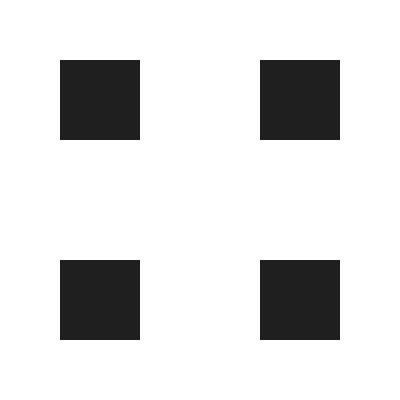
Frame 1 (no input)
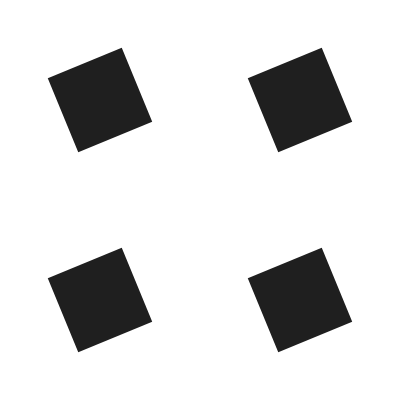
Frame 60 (no input)
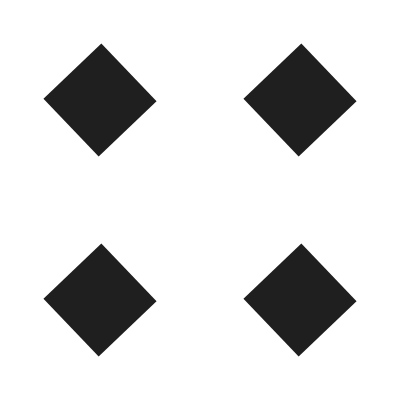
Frame 120 (the mouse pressed at the canvas centre since frame 60)

The p5.js sketch that drew these frames (run headless with seeded random() and noise() and a simulated clock; from frame 60 on, the mouse is pressed at the canvas centre):

// p5.js sketch
// ── sketch.js
const width = 400;
const height = 400;

let r = 0;

function setup() {
	createCanvas(width, height);
	smooth();
	noStroke();
	fill(31);
	rectMode(CENTER);
}

function draw() {
	background(255);

	translate(100, 100);
	rotate(r);
	rect(0, 0, 80, 80);
	resetMatrix();

	translate(300, 100);
	rotate(r);
	rect(0, 0, 80, 80);
	resetMatrix();

	translate(100, 300);
	rotate(r);
	rect(0, 0, 80, 80);
	resetMatrix();

	translate(300, 300);
	rotate(r);
	rect(0, 0, 80, 80);
	resetMatrix();

	r += 0.02;
}
